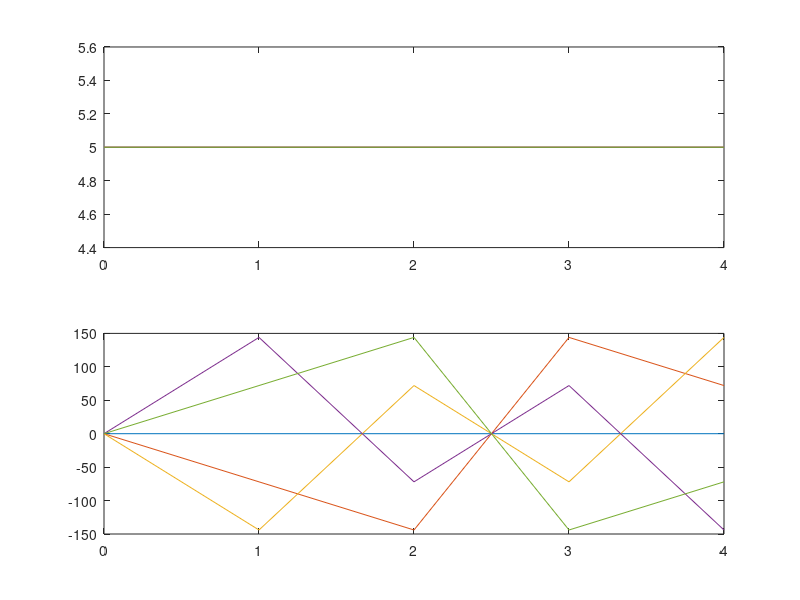

Recreate this plot in MATLAB.
clc
clear
N=input('Enter the value of N(Value of N in N-point DFT): ');
x=input('Enter the sequence for which DFT is to be calculated: ');
n=[0:1:N-1];
k=[0:1:N-1];
WN=exp(-1j*2*pi/N);
nk=n'*k;
WNnk=WN.^nk;
Xk=x*WNnk;
MagX=abs(Xk)
PhaseX=angle(Xk)*180/pi
figure(1);
subplot(2,1,1);
plot(k,MagX);
subplot(2,1,2);
plot(k,PhaseX);
